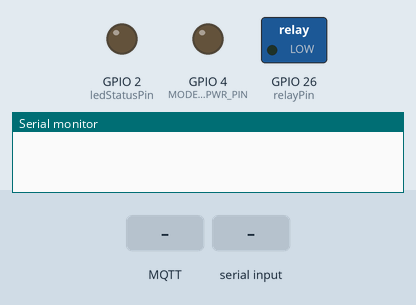
This sketch was run on a simulated ESP32. On the bench: switched loads named in the sketch (green lamp = pin HIGH), output pins drawn as LEDs (lit = HIGH), the last lines printed to the serial monitor. Inputs (shaded band) come from the test bench. No MQTT or app messages arrive unless stated; nothing arrives over Bluetooth unless stated; a phone connects over Bluetooth LE 3 s after start.

Above: at 0.1 s.
At 1.1 s:
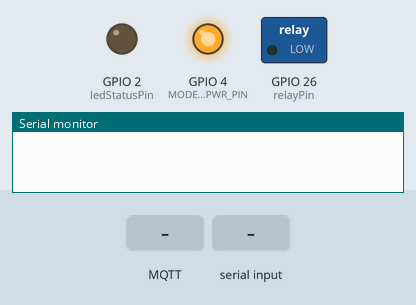
At 13.2 s:
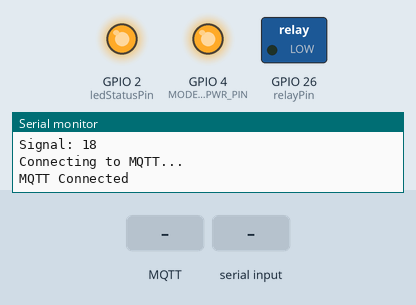
13.3 s: MQTT message "restart" arrives on the first subscribed topic
14.8 s: "restart\n" received over Serial
16.3 s: MQTT message "setid" arrives on the first subscribed topic
17.8 s: MQTT message "1" arrives on the first subscribed topic
Timing chart, 0 to 20.3 s (numbered marks = the images above; inputs shaded):
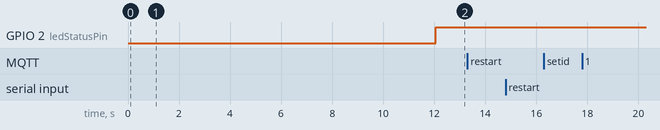

The sketch:

esp32_transignition.ino
```cpp
/*
 * TransIgnition - ESP32 Firmware (SIM-A7670E / GSM LTE Version)
 * MQTT Implementation
 */

#define TINY_GSM_MODEM_SIM7600
#define TINY_GSM_RX_BUFFER 1024

#include <TinyGsmClient.h>
#include <PubSubClient.h>
#include <ArduinoJson.h>

#include <BLEDevice.h>
#include <BLEUtils.h>
#include <BLEServer.h>

#define BLE_SERVICE_UUID "7A0247E7-8E88-409B-A959-AB5092DDB03E"

// ------------------- MODEM PIN -------------------
#define MODEM_RX_PIN 16
#define MODEM_TX_PIN 17
#define MODEM_PWR_PIN 4

#define SerialAT Serial2

// ------------------- APN -------------------
const char apn[]      = "internet";
const char gprsUser[] = "";
const char gprsPass[] = "";

// ------------------- MQTT -------------------
const char* mqttServer = "103.93.129.118"; // IP VPS Pribadi
const int mqttPort = 1883;

String myDeviceId = "081285696832"; // Default jika SIM tidak terbaca
String mqttTopicControl = "transignition/device/" + myDeviceId + "/control";
String mqttTopicStatus = "transignition/device/" + myDeviceId + "/status";

// ------------------- PIN -------------------
const int relayPin = 26;
const int ledStatusPin = 2;

// ------------------- TIMER -------------------
unsigned long lastRequestTime = 0;
unsigned long lastReconnectTime = 0;
unsigned long lastLoopTime = 0;

const unsigned long requestInterval = 3000;
const unsigned long reconnectInterval = 10000;
const unsigned long loopInterval = 100;

bool lastEngineStatus = false;

TinyGsm modem(SerialAT);
TinyGsmClient client(modem);
PubSubClient mqtt(client);

// ================= SETUP =================
void setup() {

  Serial.begin(115200);

  pinMode(relayPin, OUTPUT);
  pinMode(ledStatusPin, OUTPUT);

  digitalWrite(relayPin, LOW);
  digitalWrite(ledStatusPin, LOW);

  // Power On Modem
  pinMode(MODEM_PWR_PIN, OUTPUT);
  digitalWrite(MODEM_PWR_PIN, LOW);
  delay(1000);
  digitalWrite(MODEM_PWR_PIN, HIGH);
  delay(5000);

  connectToNetwork();
}

// ================= LOOP =================
void loop() {

  unsigned long now = millis();

  if (now - lastLoopTime >= loopInterval) {

    lastLoopTime = now;

    checkConnectionTask();

    if (mqtt.connected()) {
      mqtt.loop();
    }

    publishStatusTask();
    checkSerialCommand();

  }
}

// ================= CONNECT NETWORK =================
void connectToNetwork() {

  Serial.println("Initializing Modem...");

  SerialAT.begin(115200, SERIAL_8N1, MODEM_RX_PIN, MODEM_TX_PIN);

  delay(3000);

  modem.restart();
  delay(3000);

  Serial.println("Checking SIM...");

  if (!modem.getSimStatus()) {
    Serial.println("SIM not ready");
    return;
  }

  // --- Auto-detect Device ID using SIM CCID ---
  String ccid = modem.getSimCCID();
  if (ccid.length() > 0) {
    myDeviceId = ccid;
    mqttTopicControl = "transignition/device/" + myDeviceId + "/control";
    mqttTopicStatus = "transignition/device/" + myDeviceId + "/status";
    Serial.print("Device ID Automatically set to SIM CCID: ");
    Serial.println(myDeviceId);
  } else {
    Serial.println("Warning: Could not read CCID. Using default Device ID.");
  }
  // --------------------------------------------

  // --- Start BLE Advertising ---
  BLEDevice::init(myDeviceId.c_str()); // Set BLE Device Name to CCID
  BLEServer *pServer = BLEDevice::createServer();
  BLEService *pService = pServer->createService(BLE_SERVICE_UUID);
  pService->start();
  BLEAdvertising *pAdvertising = BLEDevice::getAdvertising();
  pAdvertising->addServiceUUID(BLE_SERVICE_UUID);
  pAdvertising->setScanResponse(true);
  pAdvertising->setMinPreferred(0x06);  // set value to 0x00 to not advertise this parameter
  BLEDevice::startAdvertising();
  Serial.println("BLE Advertising Started for TWS Connect");
  // -----------------------------

  Serial.println("Waiting Network...");

  if (!modem.waitForNetwork(60000)) {
    Serial.println("Network failed");
    return;
  }

  Serial.println("Network Connected");

  Serial.print("Connecting APN: ");
  Serial.println(apn);

  if (!modem.gprsConnect(apn, gprsUser, gprsPass)) {
    Serial.println("GPRS Failed");
    return;
  }

  Serial.println("GPRS Connected");

  Serial.print("Signal: ");
  Serial.println(modem.getSignalQuality());

  mqtt.setServer(mqttServer, mqttPort);
  mqtt.setCallback(mqttCallback);

  connectToMqtt();
}

// ================= MQTT CONNECT =================
void connectToMqtt() {
  if (!modem.isGprsConnected()) return;

  Serial.println("Connecting to MQTT...");
  // Gunakan myDeviceId sebagai Client ID MQTT
  if (mqtt.connect(myDeviceId.c_str())) {
    Serial.println("MQTT Connected");

    // Subscribe ke topic control
    mqtt.subscribe(mqttTopicControl.c_str());

    // Publish status awal
    publishStatus();
  } else {
    Serial.print("MQTT Failed, rc=");
    Serial.println(mqtt.state());
  }
}

// ================= MQTT CALLBACK =================
void mqttCallback(char* topic, byte* payload, unsigned int length) {
  Serial.print("Message arrived [");
  Serial.print(topic);
  Serial.print("] ");

  String msg = "";
  for (unsigned int i = 0; i < length; i++) {
    msg += (char)payload[i];
  }
  Serial.println(msg);

  // Parse JSON
  StaticJsonDocument<256> doc;
  DeserializationError error = deserializeJson(doc, msg);

  if (error) {
    Serial.print("JSON Error: ");
    Serial.println(error.c_str());
    return;
  }

  bool ignitionOn = doc["ignition_on"];
  bool isLocked = doc["is_locked"];

  controlRelay(ignitionOn, isLocked);
}


// ================= CONNECTION TASK =================
void checkConnectionTask() {

  if (!modem.isGprsConnected()) {

    digitalWrite(ledStatusPin, LOW);

    if (millis() - lastReconnectTime > reconnectInterval) {
      Serial.println("Reconnecting Network...");
      connectToNetwork();
      lastReconnectTime = millis();
    }

  } else {

    digitalWrite(ledStatusPin, HIGH);

    // Check MQTT connection
    if (!mqtt.connected()) {
      if (millis() - lastReconnectTime > reconnectInterval) {
         connectToMqtt();
         lastReconnectTime = millis();
      }
    }

  }
}

// ================= STATUS PUBLISH TASK =================
void publishStatus() {
  if (mqtt.connected()) {
    StaticJsonDocument<256> doc;
    doc["ignition_on"] = lastEngineStatus;

    String payload;
    serializeJson(doc, payload);
    mqtt.publish(mqttTopicStatus.c_str(), payload.c_str());
  }
}

void publishStatusTask() {
  // Periodically send ping/status to backend
  if (millis() - lastRequestTime < requestInterval) return;
  lastRequestTime = millis();

  if (mqtt.connected()) {
    publishStatus();
  }
}


// ================= RELAY CONTROL =================
void controlRelay(bool ignitionOn, bool isLocked) {

  bool currentEngineTarget = ignitionOn && !isLocked;

  if (currentEngineTarget) {

    digitalWrite(relayPin, HIGH);

    if (!lastEngineStatus)
      Serial.println("ENGINE START");

  } else {

    digitalWrite(relayPin, LOW);

    if (lastEngineStatus)
      Serial.println("ENGINE STOP");

  }

  lastEngineStatus = currentEngineTarget;
}

// ================= SERIAL COMMAND =================
void checkSerialCommand() {

  if (!Serial.available()) return;

  String command = Serial.readStringUntil('\n');

  command.trim();

  if (command == "restart") {

    Serial.println("Restarting modem...");
    modem.restart();

  }
  else if (command.startsWith("setid ")) {

    myDeviceId = command.substring(6);
    myDeviceId.trim();

    mqttTopicControl = "transignition/device/" + myDeviceId + "/control";
    mqttTopicStatus = "transignition/device/" + myDeviceId + "/status";

    Serial.print("Device ID Updated: ");
    Serial.println(myDeviceId);

    if (mqtt.connected()) {
      mqtt.unsubscribe(mqttTopicControl.c_str());
      mqtt.disconnect();
    }
  }

}
```
